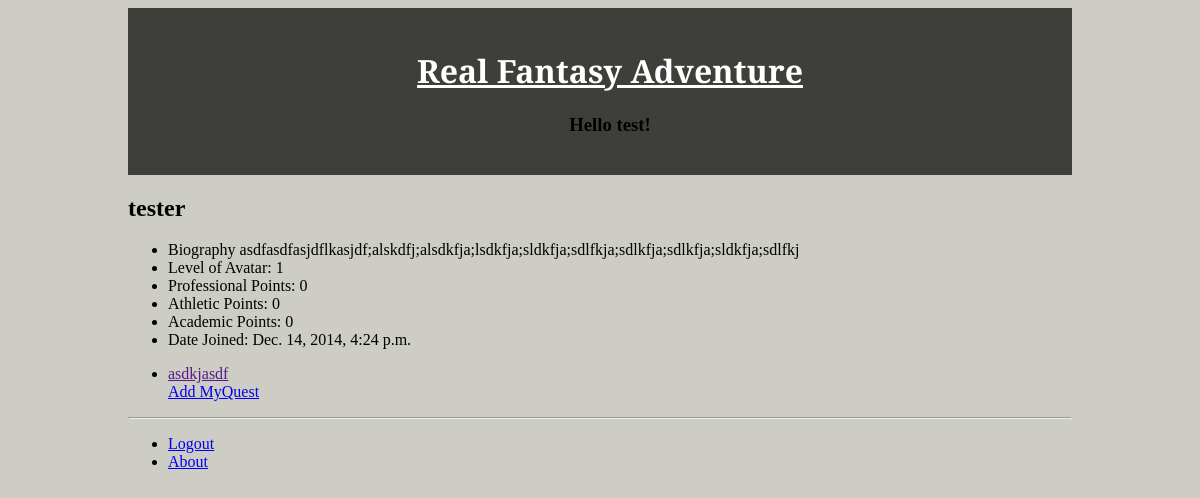
/real_fantasy_adventure_app/avatar/tester/ (signed in), run on the app's committed database.
### real_fantasy_adventure_app/models.py (models this page shows, shortened)
class Avatar(models.Model):
	user = models.OneToOneField(User)
	nickname = models.CharField(max_length=80)
	bio = models.TextField()
	confirm = models.BooleanField(default=False)
	level = models.IntegerField(default=1)
	num_professional_points = models.IntegerField(default=0)
	num_athletic_points = models.IntegerField(default=0)
	num_academic_points = models.IntegerField(default=0)
	created_date = models.DateTimeField(auto_now_add=True)
	modified_date = models.DateTimeField(auto_now=True)
	slug = models.SlugField(max_length=80, unique=True)
	objects = AvatarQuerySet.as_manager()
	class Meta:
		verbose_name = "Avatar Entry"
		verbose_name_plural = "Avatar Entries"
		ordering = ["-level"]

class MyQuest(models.Model):
	avatar = models.ForeignKey(Avatar)
	title = models.CharField(max_length=256)
	description = models.TextField()
	publish = models.BooleanField(default=False)
	req_professional_points = models.IntegerField(default=1)
	req_athletic_points = models.IntegerField(default=1)
	req_academic_points = models.IntegerField(default=1)
	slug = models.SlugField(max_length=200, unique=True)
	created_date = models.DateTimeField(auto_now_add=True)
	modified_date = models.DateTimeField(auto_now=True)
	objects = MyQuestQuerySet.as_manager()
	class Meta:
		verbose_name = "MyQuest Entry"
		verbose_name_plural = "MyQuest Entries"
		ordering = ["-created_date"]

### real_fantasy_adventure_app/views.py (the view)
# urls.py: url(r'^avatar/(?P<avatar_name_slug>[\w\-]+)/$', views.avatarProfile, name='avatar'),
@login_required(login_url='/real_fantasy_adventure_app/notLoggedIn/')
def avatarProfile(request, avatar_name_slug):
    context_dict = {}
    current_user = request.user
    try:
        avatar = Avatar.objects.get(slug=avatar_name_slug)
    except Avatar.DoesNotExist:
        pass
    context_dict['avatar'] = avatar
    context_dict['avatar_name'] = avatar.nickname
    context_dict['avatar_name_slug'] = avatar_name_slug
    context_dict['avatar_bio'] = avatar.bio
    context_dict['avatar_level'] = avatar.level
    context_dict['avatar_num_professional_points'] = avatar.num_professional_points
    context_dict['avatar_num_athletic_points'] = avatar.num_athletic_points
    context_dict['avatar_num_academic_points'] = avatar.num_academic_points
    context_dict['avatar_created_date'] = avatar.created_date
    if (avatar.user == current_user):
        is_users_avatar = avatar.nickname
        context_dict['is_users_avatar'] = is_users_avatar
        myQuests = MyQuest.objects.filter(avatar=avatar)
        context_dict['myQuests'] = myQuests
        return render(request, 'real_fantasy_adventure_app/avatarProfile.html', context_dict)
    else:
        return render(request, 'real_fantasy_adventure_app/avatarProfile.html', context_dict)

### templates/real_fantasy_adventure_app/avatarProfile.html (shortened to what this page needs)
{% extends 'real_fantasy_adventure_app/base.html/' %}
{% load static %}
{% block body_block %}
    <h2>{{ avatar_name }}</h2>
        {% if avatar %}
            <ul>
                <li> Biography {{ avatar_bio }} </li>
                <li> Level of Avatar: {{ avatar_level }} </li>
                <li> Professional Points: {{ avatar_num_professional_points }} </li>
                <li> Athletic Points: {{ avatar_num_athletic_points }} </li>
                <li> Academic Points: {{ avatar_num_academic_points }} </li>
                <li> Date Joined: {{ avatar_created_date }} </li>
            </ul>
            {% if is_users_avatar %}
                {% if myQuests %}
                <ul>
                    {% for myQuest in myQuests %}
                        <li><a href="{{ myQuest.url }}">{{ myQuest.title }}</a></li>
                    {% endfor %}
                    <a href="/real_fantasy_adventure_app/avatar/{{ avatar_name }}/add_myQuest">Add MyQuest</a>
                </ul>
                {% else %}
                    <strong>No myQuests currently in avatar. Create one for yourself! Self Challenge and Discipline is important!</strong>
                    <a href="/real_fantasy_adventure_app/avatar/{{ avatar_name }}/add_myQuest">Add MyQuest</a>
                {% endif %}
            {% endif %}
        {% else %}
            The specified avatar {{ avatar_name }} does not exist!
        {% endif %}
{% endblock %}

### templates/real_fantasy_adventure_app/base.html (shortened to what this page needs)
<!DOCTYPE html>
{% load static %}
<html>
    <head>
        <link rel="stylesheet" type="text/css" href="{% static 'css/real_fantasy_adventure_base.css' %}">
    </head>
    <body>
        <div class="page-header">
            <h1><a href="/real_fantasy_adventure_app/"> Real Fantasy Adventure </a></h1>
            {% if user.is_authenticated %}
            <h3>Hello {{ user.username }}!</h3>
            {% else %}
            <h3>Hello adventurer you are not logged in!</h3>
            {% endif %}
        </div>
        <div>
            {% block body_block %}{% endblock %}
        </div>
        <hr />
        <div>
            <ul>
            {% if user.is_authenticated %}
                <li><a href="/real_fantasy_adventure_app/logout/">Logout</a>
            {% else %}
	            <li><a href="/real_fantasy_adventure_app/register/">Register</a></li>
	            <li><a href="/real_fantasy_adventure_app/login/">Log-In</a></li>
            {% endif %}
                <li><a href="/real_fantasy_adventure_app/about/">About</a></li>
            </ul>
        </div>
    </body>
</html>

### static/css/real_fantasy_adventure_base.css (style rules this page uses)
h1 a { color: #FFFFFF; font-family: 'Cinzel', serif; }
body { background-color: #CDCDC5; padding-left: 10%; padding-right: 10%; }
.page-header { background-color: #3E3E3B; margin-top: 0; text-align: center; padding: 20px 20px 20px 40px; }

### data on the page
Avatar: nickname "tester", bio "asdfasdfasjdflkasjdf;alskdfj;alsdkfja;lsdkfja;sldkfja;sdlfkja;sdlkfja;sdlkfja;sldkfja;sdlfkj", created_date "Dec. 14, 2014, 4:24 p.m."
MyQuest: title "asdkjasdf"

### other printed values
{{ user.username }} "test"
{{ avatar_level }} "1"
{{ avatar_num_professional_points }} "0"
{{ avatar_num_athletic_points }} "0"
{{ avatar_num_academic_points }} "0"
